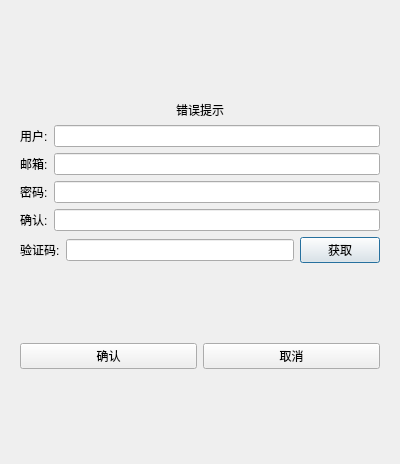
<?xml version="1.0" encoding="UTF-8"?>
<ui version="4.0">
 <class>RegisterDialog</class>
 <widget class="QDialog" name="RegisterDialog">
  <property name="geometry">
   <rect>
    <x>0</x>
    <y>0</y>
    <width>400</width>
    <height>464</height>
   </rect>
  </property>
  <property name="windowTitle">
   <string>Dialog</string>
  </property>
  <layout class="QVBoxLayout" name="verticalLayout_2">
   <item>
    <layout class="QVBoxLayout" name="verticalLayout">
     <item>
      <widget class="QStackedWidget" name="stackedWidget">
       <widget class="QWidget" name="page">
        <layout class="QVBoxLayout" name="verticalLayout_3">
         <item>
          <spacer name="verticalSpacer_2">
           <property name="orientation">
            <enum>Qt::Vertical</enum>
           </property>
           <property name="sizeHint" stdset="0">
            <size>
             <width>20</width>
             <height>40</height>
            </size>
           </property>
          </spacer>
         </item>
         <item>
          <widget class="QWidget" name="widget" native="true"/>
         </item>
         <item>
          <widget class="QLabel" name="error_tip_label">
           <property name="minimumSize">
            <size>
             <width>0</width>
             <height>0</height>
            </size>
           </property>
           <property name="text">
            <string>错误提示</string>
           </property>
           <property name="alignment">
            <set>Qt::AlignCenter</set>
           </property>
          </widget>
         </item>
         <item>
          <layout class="QHBoxLayout" name="horizontalLayout">
           <item>
            <widget class="QLabel" name="user_label">
             <property name="text">
              <string>用户:</string>
             </property>
            </widget>
           </item>
           <item>
            <widget class="QLineEdit" name="user_edit"/>
           </item>
          </layout>
         </item>
         <item>
          <layout class="QHBoxLayout" name="horizontalLayout_2">
           <item>
            <widget class="QLabel" name="email_label">
             <property name="text">
              <string>邮箱:</string>
             </property>
            </widget>
           </item>
           <item>
            <widget class="QLineEdit" name="email_edit"/>
           </item>
          </layout>
         </item>
         <item>
          <layout class="QHBoxLayout" name="horizontalLayout_3">
           <item>
            <widget class="QLabel" name="pwd_label">
             <property name="text">
              <string>密码:</string>
             </property>
            </widget>
           </item>
           <item>
            <widget class="QLineEdit" name="pwd_edit"/>
           </item>
          </layout>
         </item>
         <item>
          <layout class="QHBoxLayout" name="horizontalLayout_4">
           <item>
            <widget class="QLabel" name="confirm_label">
             <property name="text">
              <string>确认:</string>
             </property>
            </widget>
           </item>
           <item>
            <widget class="QLineEdit" name="confirm_edit"/>
           </item>
          </layout>
         </item>
         <item>
          <layout class="QHBoxLayout" name="horizontalLayout_5">
           <item>
            <widget class="QLabel" name="verify_label">
             <property name="text">
              <string>验证码:</string>
             </property>
            </widget>
           </item>
           <item>
            <widget class="QLineEdit" name="verify_edit"/>
           </item>
           <item>
            <widget class="QPushButton" name="get_code">
             <property name="text">
              <string>获取</string>
             </property>
            </widget>
           </item>
          </layout>
         </item>
         <item>
          <spacer name="verticalSpacer">
           <property name="orientation">
            <enum>Qt::Vertical</enum>
           </property>
           <property name="sizeHint" stdset="0">
            <size>
             <width>20</width>
             <height>40</height>
            </size>
           </property>
          </spacer>
         </item>
         <item>
          <layout class="QHBoxLayout" name="horizontalLayout_6">
           <item>
            <widget class="QPushButton" name="confirm_btn">
             <property name="text">
              <string>确认</string>
             </property>
            </widget>
           </item>
           <item>
            <widget class="QPushButton" name="cancel_btn">
             <property name="text">
              <string>取消</string>
             </property>
            </widget>
           </item>
          </layout>
         </item>
         <item>
          <spacer name="verticalSpacer_3">
           <property name="orientation">
            <enum>Qt::Vertical</enum>
           </property>
           <property name="sizeHint" stdset="0">
            <size>
             <width>20</width>
             <height>40</height>
            </size>
           </property>
          </spacer>
         </item>
        </layout>
       </widget>
       <widget class="QWidget" name="page_2"/>
      </widget>
     </item>
    </layout>
   </item>
  </layout>
 </widget>
 <resources/>
 <connections/>
</ui>
